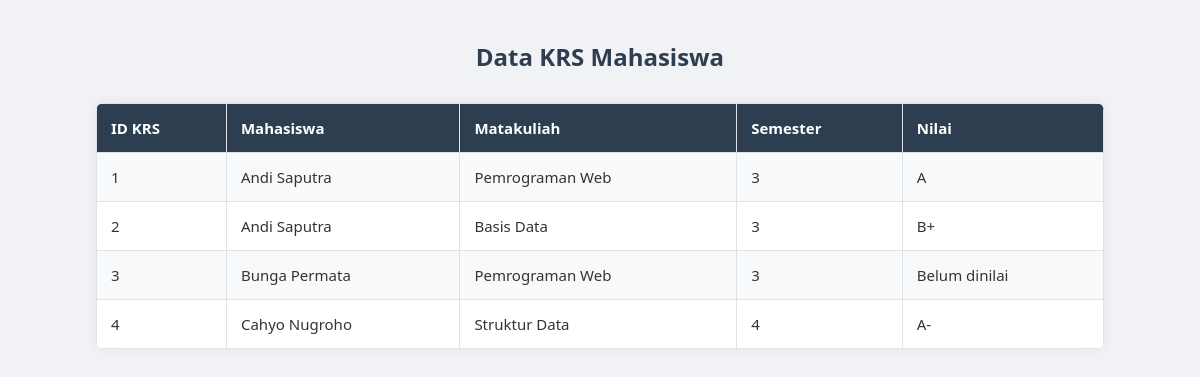
Page /views/krs.php on the committed database.
### tables this page shows
CREATE TABLE `krsmahasiswa` (
  `id_krs` int(11) NOT NULL,
  `nim` bigint(20) DEFAULT NULL,
  `kd_mk` varchar(10) DEFAULT NULL,
  `kd_ds` varchar(10) DEFAULT NULL,
  `semester` int(11) DEFAULT NULL,
  `nilai` varchar(2) DEFAULT NULL
);

CREATE TABLE `mahasiswa` (
  `nim` bigint(20) NOT NULL,
  `nama` varchar(100) DEFAULT NULL,
  `jk` enum('L','P') DEFAULT NULL,
  `tgl_lahir` date DEFAULT NULL,
  `jalan` varchar(100) DEFAULT NULL,
  `kota` varchar(50) DEFAULT NULL,
  `kodepos` varchar(10) DEFAULT NULL,
  `no_hp` varchar(15) DEFAULT NULL,
  `kd_ds` varchar(10) DEFAULT NULL
);

CREATE TABLE `matakuliah` (
  `kd_mk` varchar(10) NOT NULL,
  `nama` varchar(100) DEFAULT NULL,
  `sks` int(11) DEFAULT NULL
);

### views/krs.php (the view, shortened to what this page needs)
<?php
include '../config/db.php';
$query = mysqli_query($conn, "
    SELECT k.id_krs, m.nama AS mahasiswa, mk.nama AS matkul, k.semester, IFNULL(k.nilai, 'Belum dinilai') AS nilai
    FROM KRSMahasiswa k
    JOIN Mahasiswa m ON k.nim = m.nim
    JOIN Matakuliah mk ON k.kd_mk = mk.kd_mk
");
?>
<!DOCTYPE html>
<html>
<head>
    <link rel="stylesheet" href="../css/style.css">
</head>
<body>
<h2>Data KRS Mahasiswa</h2>
<table>
    <tr><th>ID KRS</th><th>Mahasiswa</th><th>Matakuliah</th><th>Semester</th><th>Nilai</th></tr>
    <?php while ($row = mysqli_fetch_assoc($query)) { ?>
        <tr>
            <td><?= $row['id_krs'] ?></td>
            <td><?= $row['mahasiswa'] ?></td>
            <td><?= $row['matkul'] ?></td>
            <td><?= $row['semester'] ?></td>
            <td><?= $row['nilai'] ?></td>
        </tr>
    <?php } ?>
</table>
</body>
</html>

### css/style.css (style rules this page uses)
body { font-family: 'Segoe UI', sans-serif; background: #f0f2f5; margin: 40px; color: #333; }
h2 { text-align: center; color: #2c3e50; font-weight: 600; margin-bottom: 30px; }
table { width: 90%; border-collapse: collapse; margin: 20px auto; background-color: #ffffff; box-shadow: 0 0 12px rgba(0, 0, 0, 0.06); border-radius: 8px; overflow: hidden; }
th, td { border: 1px solid #dee2e6; padding: 14px; text-align: left; font-size: 15px; }
th { background-color: #2c3e50; color: white; }
tr:nth-child(even) { background-color: #f8f9fa; }

### rows in the picture
krsmahasiswa: id_krs "1", nim.nama "Andi Saputra", kd_mk.nama "Pemrograman Web", semester "3", nilai "A"
krsmahasiswa: id_krs "2", nim.nama "Andi Saputra", kd_mk.nama "Basis Data", semester "3", nilai "B+"
krsmahasiswa: id_krs "3", nim.nama "Bunga Permata", kd_mk.nama "Pemrograman Web", semester "3", nilai "Belum dinilai"
krsmahasiswa: id_krs "4", nim.nama "Cahyo Nugroho", kd_mk.nama "Struktur Data", semester "4", nilai "A-"
